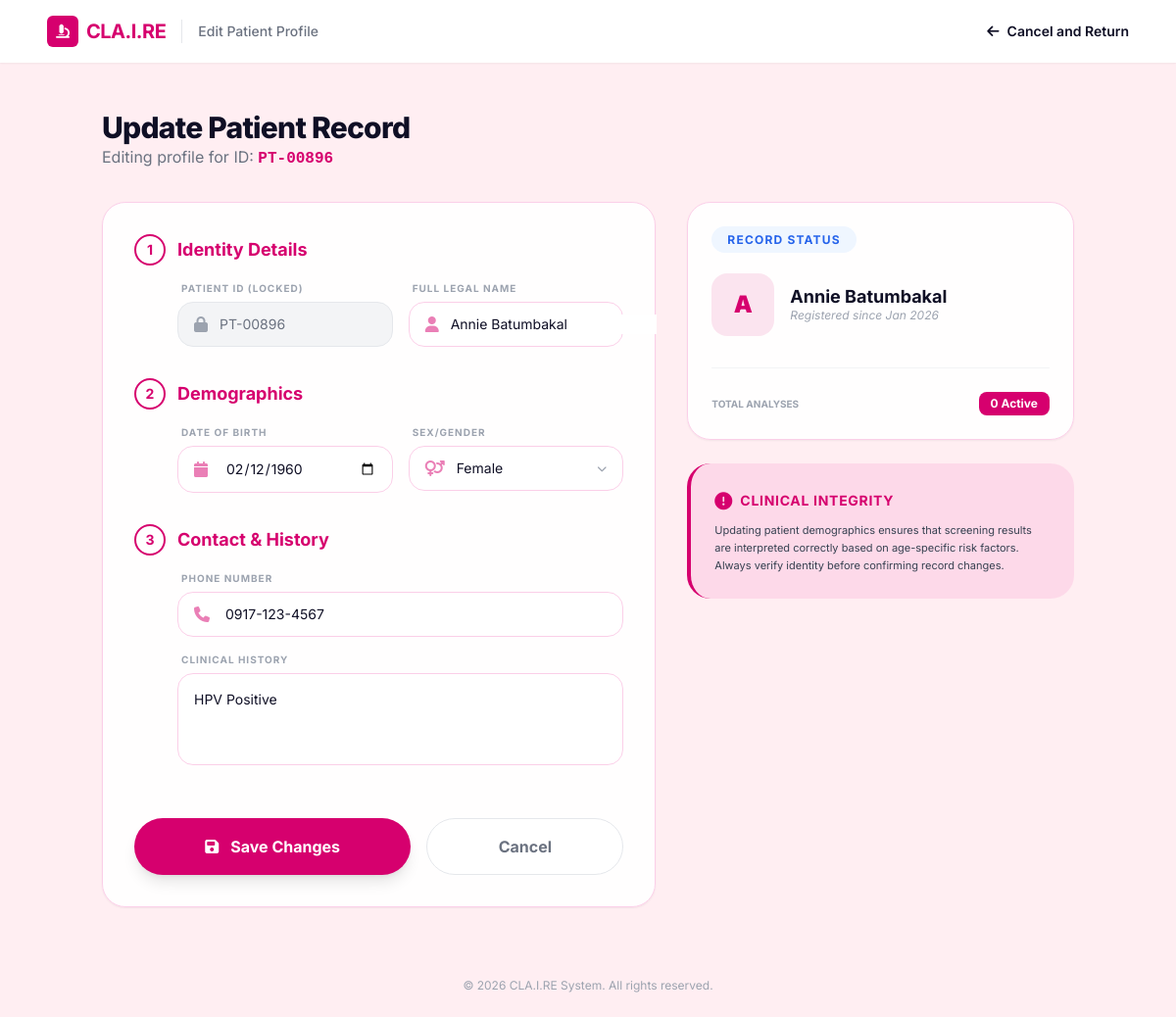
Page /edit_patient.php?id=PT-00896 (signed in) on the committed database.
### tables this page shows
CREATE TABLE `patients_table` (
  `patient_id` varchar(20) NOT NULL,
  `pathologist_id` varchar(20) NOT NULL,
  `full_name` varchar(100) NOT NULL,
  `dob` date NOT NULL,
  `gender` enum('M','F') NOT NULL DEFAULT 'F',
  `contact_number` varchar(15) DEFAULT NULL,
  `diagnosis_history` text DEFAULT NULL,
  `created_at` datetime NOT NULL DEFAULT current_timestamp(),
  `updated_at` datetime DEFAULT current_timestamp() ON UPDATE current_timestamp()
);

### edit_patient.php (the view, shortened to what this page needs)
<?php
require_once 'db_connect.php';
$pathologist_id = $_SESSION['user_id'];
$target_id = $_GET['id'];
try {
    $stmt = $pdo->prepare("SELECT * FROM Patients_Table WHERE patient_id = ? AND pathologist_id = ?");
    $stmt->execute([$target_id, $pathologist_id]);
    $patient = $stmt->fetch();
} catch (PDOException $e) {
    die("Database Error: " . $e->getMessage());
}
?>
<!DOCTYPE html>
<html lang="en">
<head>
    <script src="https://cdn.tailwindcss.com"></script>
    <link rel="stylesheet" href="https://cdnjs.cloudflare.com/ajax/libs/font-awesome/6.4.0/css/all.min.css">
</head>
<body class="min-h-screen bg-brand-light font-sans text-brand-dark">
    <nav class="bg-white py-4 px-6 md:px-12 flex justify-between items-center shadow-sm sticky top-0 z-50">
        <div class="flex items-center gap-4">
            <a href="dashboard.php" class="flex items-center gap-2 no-underline">
                <div class="bg-brand-pink text-white p-1.5 rounded-md w-8 h-8 flex items-center justify-center">
                    <i class="fa-solid fa-microscope text-sm"></i>
                </div>
                <span class="font-bold text-xl text-brand-pink tracking-tight">CLA.I.RE</span>
            </a>
            <span class="hidden md:block text-sm font-medium text-gray-500">Edit Patient Profile</span>
        </div>
        <a href="patients.php" class="text-sm font-semibold text-brand-dark hover:text-brand-pink transition flex items-center gap-2">
            <i class="fa-solid fa-arrow-left"></i> Cancel and Return
        </a>
    </nav>
    <main class="container mx-auto px-4 py-8 lg:py-12 max-w-5xl">
        <div class="mb-8">
            <h1 class="text-3xl font-extrabold tracking-tight">Update Patient Record</h1>
            <p class="text-gray-500">Editing profile for ID: <span class="font-mono text-brand-pink font-bold"><?php echo htmlspecialchars($target_id); ?></span></p>
        </div>
        <div class="grid grid-cols-1 lg:grid-cols-12 gap-8">
            <div class="lg:col-span-7 space-y-6">
                <form action="edit_patient.php?id=<?php echo $target_id; ?>" method="POST" class="glass-card p-6 md:p-8 rounded-3xl shadow-sm space-y-8">
                    <div class="space-y-4">
                        <div class="flex items-center gap-3 text-brand-pink">
                            <span class="w-8 h-8 rounded-full border-2 border-brand-pink flex items-center justify-center font-bold text-sm">1</span>
                            <h2 class="font-bold text-lg">Identity Details</h2>
                        </div>
                        <div class="ml-11 grid grid-cols-1 md:grid-cols-2 gap-4">
                            <div>
                                <label class="block text-[10px] font-bold uppercase tracking-widest text-gray-400 mb-1.5 ml-1">Patient ID (Locked)</label>
                                <div class="bg-gray-100 border border-gray-200 rounded-2xl flex items-center px-4 py-3 cursor-not-allowed">
                                    <i class="fa-solid fa-lock text-gray-400 w-5"></i>
                                    <input type="text" value="<?php echo htmlspecialchars($target_id); ?>" class="flex-grow ml-3 outline-none text-sm bg-transparent text-gray-500" readonly>
                                </div>
                            </div>
                            <div>
                                <label class="block text-[10px] font-bold uppercase tracking-widest text-gray-400 mb-1.5 ml-1">Full Legal Name</label>
                                <div class="custom-input border border-brand-border rounded-2xl flex items-center px-4 py-3 bg-white">
                                    <i class="fa-solid fa-user text-brand-pink/50 w-5"></i>
                                    <input type="text" name="full_name" value="<?php echo htmlspecialchars($patient['full_name']); ?>" class="flex-grow ml-3 outline-none text-sm" required>
                                </div>
                            </div>
                        </div>
                    </div>
                    <div class="space-y-4">
                        <div class="flex items-center gap-3 text-brand-pink">
                            <span class="w-8 h-8 rounded-full border-2 border-brand-pink flex items-center justify-center font-bold text-sm">2</span>
                            <h2 class="font-bold text-lg">Demographics</h2>
                        </div>
                        <div class="ml-11 grid grid-cols-1 md:grid-cols-2 gap-4">
                            <div>
                                <label class="block text-[10px] font-bold uppercase tracking-widest text-gray-400 mb-1.5 ml-1">Date of Birth</label>
                                <div class="custom-input border border-brand-border rounded-2xl flex items-center px-4 py-3 bg-white">
                                    <i class="fa-solid fa-calendar text-brand-pink/50 w-5"></i>
                                    <input type="date" name="dob" value="<?php echo $patient['dob']; ?>" class="flex-grow ml-3 outline-none text-sm bg-transparent" required>
                                </div>
                            </div>
                            <div>
                                <label class="block text-[10px] font-bold uppercase tracking-widest text-gray-400 mb-1.5 ml-1">Sex/Gender</label>
                                <div class="custom-input border border-brand-border rounded-2xl flex items-center px-4 py-3 bg-white relative">
                                    <i class="fa-solid fa-venus-mars text-brand-pink/50 w-5"></i>
                                    <select name="gender" class="flex-grow ml-3 outline-none text-sm bg-transparent appearance-none" required>
                                        <option value="F" <?php echo $patient['gender'] == 'F' ? 'selected' : ''; ?>>Female</option>
                                    </select>
                                    <i class="fa-solid fa-chevron-down absolute right-4 text-[10px] text-gray-400"></i>
                                </div>
                            </div>
                        </div>
                    </div>
                    <div class="space-y-4">
                        <div class="flex items-center gap-3 text-brand-pink">
                            <span class="w-8 h-8 rounded-full border-2 border-brand-pink flex items-center justify-center font-bold text-sm">3</span>
                            <h2 class="font-bold text-lg">Contact & History</h2>
                        </div>
                        <div class="ml-11 space-y-4">
                            <div>
                                <label class="block text-[10px] font-bold uppercase tracking-widest text-gray-400 mb-1.5 ml-1">Phone Number</label>
                                <div class="custom-input border border-brand-border rounded-2xl flex items-center px-4 py-3 bg-white">
                                    <i class="fa-solid fa-phone text-brand-pink/50 w-5"></i>
                                    <input type="text" name="contact_number" value="<?php echo htmlspecialchars($patient['contact_number']); ?>" class="flex-grow ml-3 outline-none text-sm">
                                </div>
                            </div>
                            <div>
                                <label class="block text-[10px] font-bold uppercase tracking-widest text-gray-400 mb-1.5 ml-1">Clinical History</label>
                                <textarea name="diagnosis_history" rows="3" class="w-full p-4 rounded-2xl border border-brand-border bg-white focus:border-brand-pink focus:ring-4 focus:ring-brand-light outline-none transition resize-none text-sm"><?php echo htmlspecialchars($patient['diagnosis_history']); ?></textarea>
                            </div>
                        </div>
                    </div>
                    <div class="flex flex-col sm:flex-row gap-4 pt-4">
                        <button type="submit" class="flex-grow bg-brand-pink text-white font-bold py-4 rounded-full shadow-lg hover:bg-brand-accent transition transform active:scale-95 flex items-center justify-center gap-3">
                            <i class="fa-solid fa-save"></i> Save Changes
                        </button>
                        <a href="patients.php" class="flex-grow bg-white border border-gray-200 text-gray-500 font-bold py-4 rounded-full text-center hover:bg-gray-50 transition">
                            Cancel
                        </a>
                    </div>
                </form>
            </div>
            <div class="lg:col-span-5 space-y-6">
                <div class="glass-card rounded-3xl p-6 shadow-sm relative overflow-hidden">
                    <span class="bg-blue-50 text-blue-600 px-4 py-1.5 rounded-full text-xs font-bold uppercase tracking-widest">Record Status</span>
                    <div class="mt-6 flex items-center gap-4">
                        <div class="w-16 h-16 rounded-2xl bg-brand-pink/10 text-brand-pink flex items-center justify-center text-2xl font-black">
                            <?php echo strtoupper(substr($patient['full_name'], 0, 1)); ?>
                        </div>
                        <div>
                            <p class="font-bold text-lg leading-tight"><?php echo htmlspecialchars($patient['full_name']); ?></p>
                            <p class="text-xs text-gray-400 italic">Registered since <?php echo date('M Y', strtotime($patient['created_at'])); ?></p>
                        </div>
                    </div>
                    <div class="mt-8 pt-6 border-t border-gray-100 flex justify-between items-center">
                        <p class="text-[10px] font-bold uppercase text-gray-400">Total Analyses</p>
                        <span class="bg-brand-pink text-white px-3 py-1 rounded-lg text-xs font-bold">0 Active</span>
                    </div>
                </div>
                <div class="bg-pink-300/30 border-l-4 border-brand-pink p-6 rounded-3xl relative overflow-hidden">
                    <div class="relative z-10">
                        <div class="flex items-center gap-2 mb-2 text-brand-pink">
                            <i class="fa-solid fa-circle-exclamation text-lg"></i>
                            <h4 class="font-bold text-sm uppercase tracking-wider">Clinical Integrity</h4>
                        </div>
                        <p class="text-[11px] leading-relaxed text-gray-700">
                            Updating patient demographics ensures that screening results are interpreted correctly based on age-specific risk factors. Always verify identity before confirming record changes.
                        </p>
                    </div>
                </div>
            </div>
        </div>
    </main>
   <footer class="py-6 text-center text-gray-400 text-xs">
        &copy; <?php echo date('Y'); ?> CLA.I.RE System. All rights reserved.
    </footer>
</body>
</html>

### edit_patient.php (style rules this page uses)
.glass-card { background: rgba(255, 255, 255, 0.9); backdrop-filter: blur(10px); border: 1px solid #fbcfe8; }
.custom-input { transition: all 0.3s ease; }

### rows in the picture
patients_table: full_name "Annie Batumbakal", dob "02/12/1960", gender "Female", contact_number "0917-123-4567", diagnosis_history "HPV Positive", full_name "A", created_at "Jan 2026"

### other values in the picture
$target_id "PT-00896"
